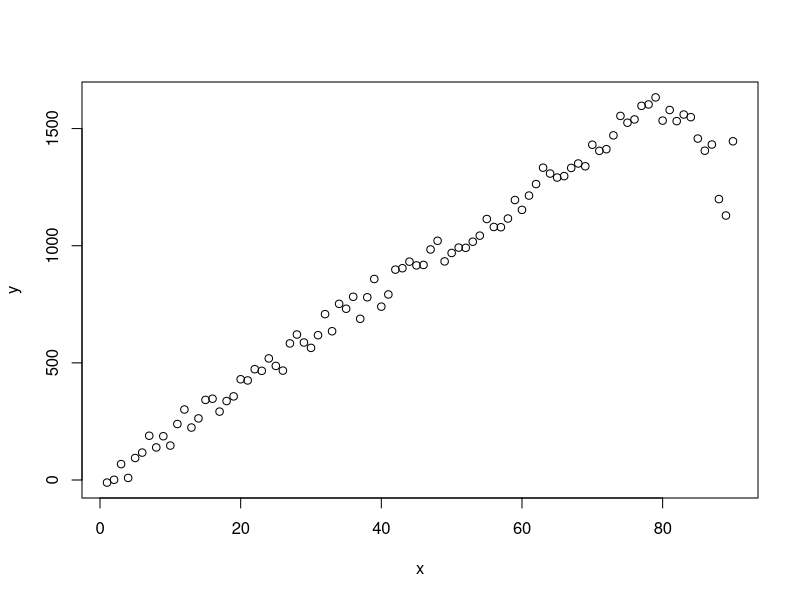

Here is the R script that generated this plot:

## example code ###############################################################################################
set.seed(100)
x=1:90
y=20*x + floor(runif(90,-80,80))
y=y + c(rep(0,80), (1:10)*runif(10, -70, -30))

plot(x, y)
z <- c(rep(0, 80), 81:90)

summary(lm(y~x))     # adj. R2 = 0.9517
summary(lm(y~x+z))   # adj. R2 = 0.9892

## alternatively, use the lsp (linear spline) function in the rms (regression model strategies) package #######

library(rms)
zz <- lsp(x, 80)

## produces the same results
summary(lm(y~x+z)) 
summary(lm(y~x+zz))
